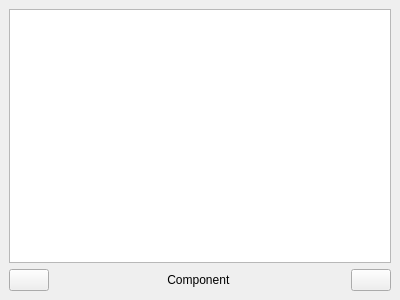
<?xml version="1.0" encoding="UTF-8"?>
<ui version="4.0">
 <class>Parameterization</class>
 <widget class="QDockWidget" name="Parameterization">
  <property name="geometry">
   <rect>
    <x>0</x>
    <y>0</y>
    <width>400</width>
    <height>300</height>
   </rect>
  </property>
  <property name="windowTitle">
   <string>UVMapping</string>
  </property>
  <widget class="QWidget" name="dockWidgetContents">
   <layout class="QVBoxLayout" name="verticalLayout">
    <item>
     <widget class="QGraphicsView" name="graphicsView">
      <property name="mouseTracking">
       <bool>true</bool>
      </property>
      <property name="verticalScrollBarPolicy">
       <enum>Qt::ScrollBarAlwaysOff</enum>
      </property>
      <property name="horizontalScrollBarPolicy">
       <enum>Qt::ScrollBarAlwaysOff</enum>
      </property>
      <property name="interactive">
       <bool>false</bool>
      </property>
      <property name="renderHints">
       <set>QPainter::Antialiasing</set>
      </property>
      <property name="dragMode">
       <enum>QGraphicsView::NoDrag</enum>
      </property>
      <property name="transformationAnchor">
       <enum>QGraphicsView::NoAnchor</enum>
      </property>
     </widget>
    </item>
    <item>
     <layout class="QHBoxLayout" name="horizontalLayout" stretch="0,1,0">
      <item>
       <widget class="QPushButton" name="prevButton">
        <property name="text">
         <string/>
        </property>
        <property name="icon">
         <iconset resource="../../cgallab.qrc">
          <normaloff>:/cgal/icons/resources/left_arrow.png</normaloff>:/cgal/icons/resources/left_arrow.png</iconset>
        </property>
       </widget>
      </item>
      <item>
       <widget class="QLabel" name="component_numberLabel">
        <property name="text">
         <string>Component </string>
        </property>
        <property name="alignment">
         <set>Qt::AlignCenter</set>
        </property>
       </widget>
      </item>
      <item>
       <widget class="QPushButton" name="nextButton">
        <property name="text">
         <string/>
        </property>
        <property name="icon">
         <iconset resource="../../cgallab.qrc">
          <normaloff>:/cgal/icons/resources/right_arrow.png</normaloff>:/cgal/icons/resources/right_arrow.png</iconset>
        </property>
       </widget>
      </item>
     </layout>
    </item>
   </layout>
  </widget>
 </widget>
 <resources>
  <include location="../../cgallab.qrc"/>
 </resources>
 <connections/>
</ui>
